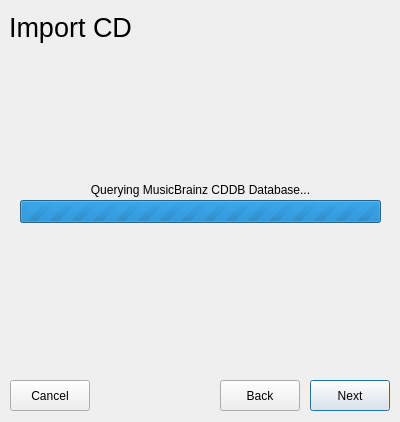
<?xml version="1.0" encoding="UTF-8"?>
<ui version="4.0">
 <class>ImportCd</class>
 <widget class="QDialog" name="ImportCd">
  <property name="geometry">
   <rect>
    <x>0</x>
    <y>0</y>
    <width>400</width>
    <height>422</height>
   </rect>
  </property>
  <property name="windowTitle">
   <string>Dialog</string>
  </property>
  <widget class="QLabel" name="label_5">
   <property name="geometry">
    <rect>
     <x>9</x>
     <y>9</y>
     <width>381</width>
     <height>37</height>
    </rect>
   </property>
   <property name="font">
    <font>
     <pointsize>20</pointsize>
    </font>
   </property>
   <property name="text">
    <string>Import CD</string>
   </property>
  </widget>
  <widget class="QPushButton" name="pushButton">
   <property name="geometry">
    <rect>
     <x>310</x>
     <y>380</y>
     <width>80</width>
     <height>31</height>
    </rect>
   </property>
   <property name="text">
    <string>Next</string>
   </property>
   <property name="icon">
    <iconset theme="go-next"/>
   </property>
  </widget>
  <widget class="QFrame" name="queryingFrame">
   <property name="geometry">
    <rect>
     <x>10</x>
     <y>50</y>
     <width>381</width>
     <height>321</height>
    </rect>
   </property>
   <property name="frameShape">
    <enum>QFrame::NoFrame</enum>
   </property>
   <property name="frameShadow">
    <enum>QFrame::Raised</enum>
   </property>
   <widget class="QLabel" name="label">
    <property name="geometry">
     <rect>
      <x>0</x>
      <y>130</y>
      <width>381</width>
      <height>20</height>
     </rect>
    </property>
    <property name="text">
     <string>Querying MusicBrainz CDDB Database...</string>
    </property>
    <property name="alignment">
     <set>Qt::AlignCenter</set>
    </property>
   </widget>
   <widget class="QProgressBar" name="progressBar">
    <property name="geometry">
     <rect>
      <x>10</x>
      <y>150</y>
      <width>361</width>
      <height>23</height>
     </rect>
    </property>
    <property name="maximum">
     <number>0</number>
    </property>
    <property name="value">
     <number>-1</number>
    </property>
   </widget>
  </widget>
  <widget class="QPushButton" name="pushButton_2">
   <property name="geometry">
    <rect>
     <x>10</x>
     <y>380</y>
     <width>80</width>
     <height>31</height>
    </rect>
   </property>
   <property name="text">
    <string>Cancel</string>
   </property>
   <property name="icon">
    <iconset theme="dialog-cancel"/>
   </property>
  </widget>
  <widget class="QPushButton" name="pushButton_3">
   <property name="geometry">
    <rect>
     <x>220</x>
     <y>380</y>
     <width>80</width>
     <height>31</height>
    </rect>
   </property>
   <property name="text">
    <string>Back</string>
   </property>
   <property name="icon">
    <iconset theme="go-previous">
     <normaloff>.</normaloff>.</iconset>
   </property>
  </widget>
 </widget>
 <resources/>
 <connections/>
</ui>
